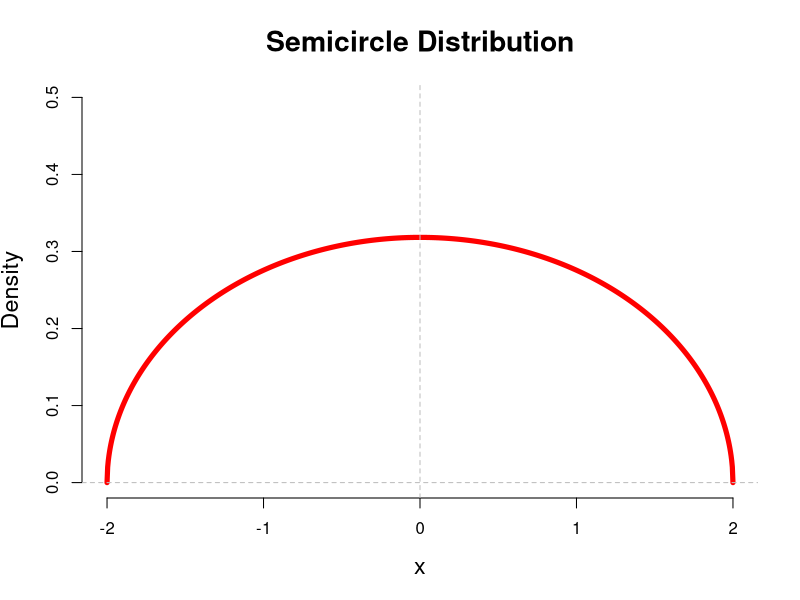

The R script that drew this image:
# Define the function
semicircle <- function(x) {
  1/(2*pi) * sqrt(4 - x^2)
}

# Generate x values from -2 to 2
x_vals <- seq(-2, 2, length.out = 1000)

# Compute y values
y_vals <- semicircle(x_vals)

# Plot the semicircle
plot(x_vals, y_vals, type = "l", lwd = 5, col = "red",
     xlab = "x", ylab = "Density", main = "Semicircle Distribution",
     ylim = c(0, 0.5), bty='n', cex.lab=1.4, cex.main=1.7)

# Add axis lines
abline(h = 0, v = 0, col = "gray", lty = 2)

